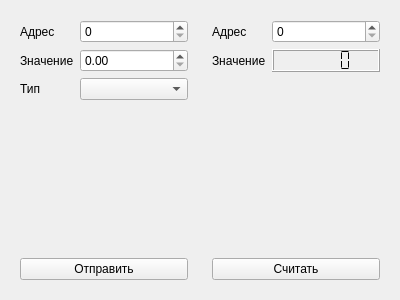
<?xml version="1.0" encoding="UTF-8"?>
<ui version="4.0">
 <class>modbus_control</class>
 <widget class="QWidget" name="modbus_control">
  <property name="windowModality">
   <enum>Qt::NonModal</enum>
  </property>
  <property name="geometry">
   <rect>
    <x>0</x>
    <y>0</y>
    <width>400</width>
    <height>300</height>
   </rect>
  </property>
  <property name="windowTitle">
   <string>Form</string>
  </property>
  <layout class="QHBoxLayout" name="horizontalLayout">
   <item>
    <widget class="QWidget" name="send_widget" native="true">
     <layout class="QVBoxLayout" name="verticalLayout_2">
      <item>
       <layout class="QFormLayout" name="send_layout">
        <item row="0" column="0">
         <widget class="QLabel" name="send_address_label">
          <property name="text">
           <string>Адрес</string>
          </property>
         </widget>
        </item>
        <item row="0" column="1">
         <widget class="QSpinBox" name="send_address_spinbox"/>
        </item>
        <item row="1" column="0">
         <widget class="QLabel" name="send_value_label">
          <property name="text">
           <string>Значение</string>
          </property>
         </widget>
        </item>
        <item row="1" column="1">
         <widget class="QDoubleSpinBox" name="value_dspinbox"/>
        </item>
        <item row="2" column="0">
         <widget class="QLabel" name="datatype_label">
          <property name="text">
           <string>Тип</string>
          </property>
         </widget>
        </item>
        <item row="2" column="1">
         <widget class="QComboBox" name="datatype_combo">
          <property name="currentText">
           <string/>
          </property>
         </widget>
        </item>
       </layout>
      </item>
      <item>
       <widget class="QPushButton" name="send_btn">
        <property name="text">
         <string>Отправить</string>
        </property>
       </widget>
      </item>
     </layout>
    </widget>
   </item>
   <item>
    <widget class="QWidget" name="recieve_widget" native="true">
     <layout class="QVBoxLayout" name="verticalLayout">
      <item>
       <layout class="QFormLayout" name="recieve_layout">
        <item row="0" column="0">
         <widget class="QLabel" name="recieve_address_label">
          <property name="text">
           <string>Адрес</string>
          </property>
         </widget>
        </item>
        <item row="0" column="1">
         <widget class="QSpinBox" name="recieve_address_spinbox"/>
        </item>
        <item row="1" column="0">
         <widget class="QLabel" name="recieve_value_label">
          <property name="text">
           <string>Значение</string>
          </property>
         </widget>
        </item>
        <item row="1" column="1">
         <widget class="QLCDNumber" name="recieve_value_lcd">
          <property name="segmentStyle">
           <enum>QLCDNumber::Flat</enum>
          </property>
         </widget>
        </item>
       </layout>
      </item>
      <item>
       <widget class="QPushButton" name="read_btn">
        <property name="text">
         <string>Считать</string>
        </property>
       </widget>
      </item>
     </layout>
    </widget>
   </item>
  </layout>
 </widget>
 <resources/>
 <connections/>
</ui>
